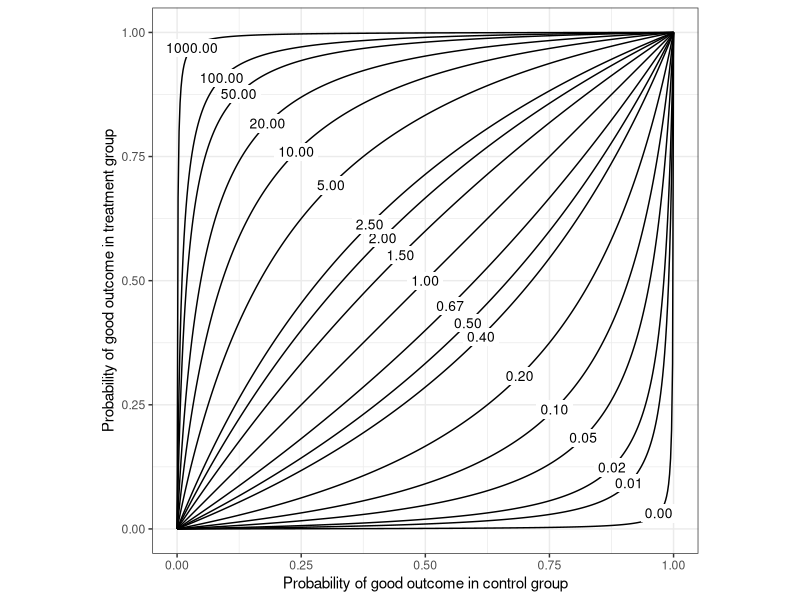
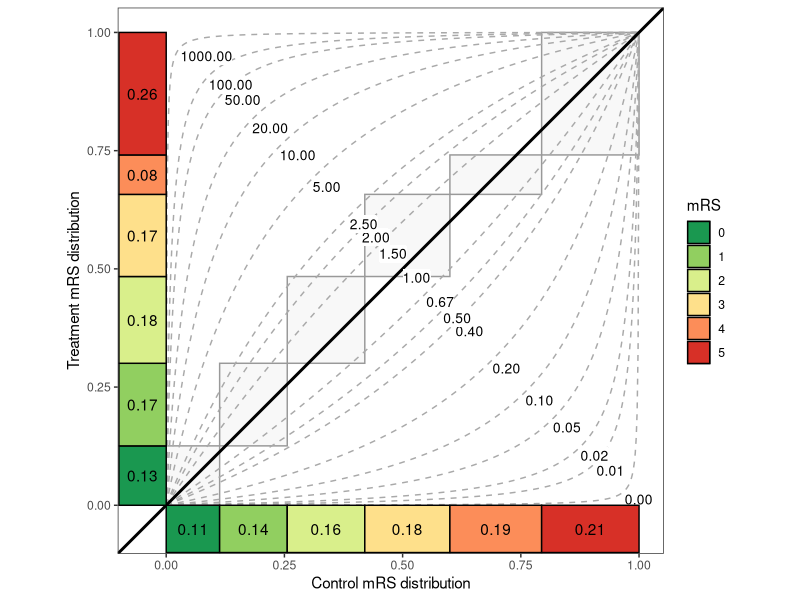
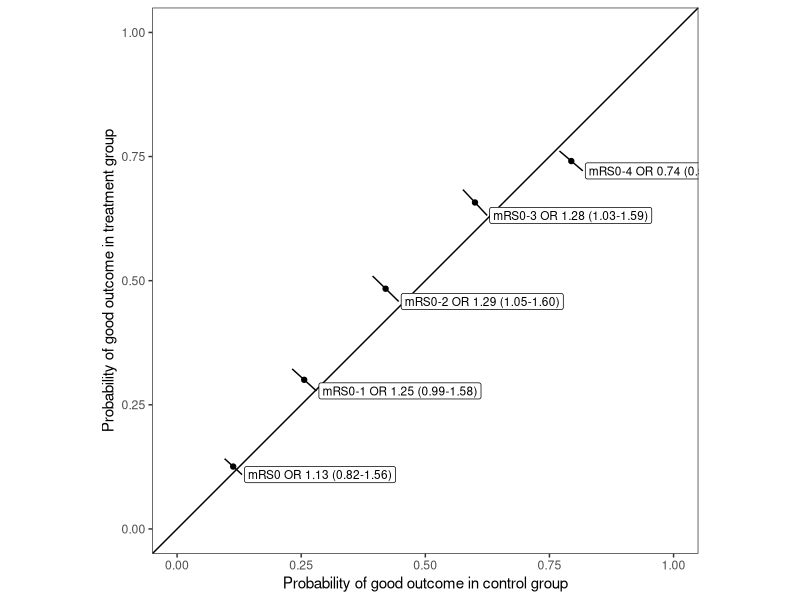
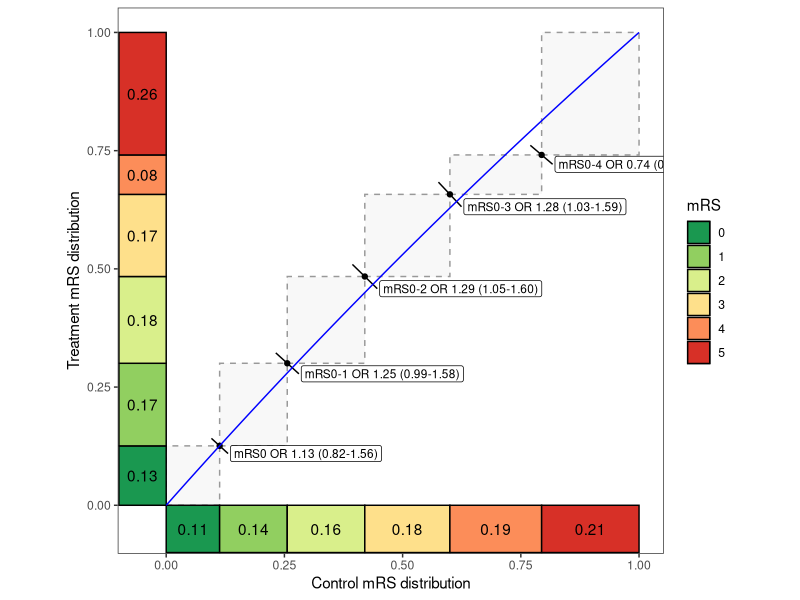

Recreate these plots in R, in order. (Note: this script raises an error after producing the figures.)
library(tidyverse)

rm(list=ls())

# Using the same distribution as before

# p0 <- ((1:6)/sum(1:6))

N <- 700

p0 <- 1:6
p0 <- p0/sum(p0)
p0 <- p0^(1/3)
p0 <- p0/sum(p0)

rbind(c(1, 0.1, 0,   0,    0,   0),
      c(0, 0.9, 0.3, 0,    0,   0),
      c(0, 0,   0.7, 0.4,  0,   0),
      c(0, 0,   0,   0.55, 0.4, 0),
      c(0, 0,   0,   0.15, 0.3, 0),
      c(0, 0,   0,   0,    0.3, 1)
) -> M

p1 <- round(M %*% p0,3)
p0 <- round(p0,3)


p1 <- c(p1)
p0 <- c(p0)

p1 <- p1/sum(p1)
p0 <- p0/sum(p0)




##### Panel 1: Contour plot ##################################################

r <- unique(sort(outer(c(1,1.5,2,2.5,5,10,20,50,100,1000),c(-1,1),FUN = "^")))

contour_df <- do.call("rbind",
                      lapply(r, function(odds){
                        out <- data.frame(r=odds,qc=seq(0,1,length.out=501))
                        out$qt <- out$r*out$qc/((out$r-1)*out$qc + 1)
                        out
                      })
)

contour_df %>%
  mutate(dev = ifelse(r==1,
                      (qc-0.5)^2+(qt-0.5)^2,
                      -(qc-qt)^2)) %>%
  group_by(r) %>%
  filter(dev==min(dev)) -> contour_df_label

contour_df %>%
  ggplot(aes(x=qc,y=qt,group=factor(r)))+
  geom_line()+
  geom_label(data=contour_df_label,aes(label=sprintf("%0.2f",r)),label.size = NA,size=3.5)+
  theme_bw()+
  labs(x="Probability of good outcome in control group",
       y="Probability of good outcome in treatment group"
  )+
  theme(aspect.ratio = 1)

#### Panel 2: 1 + Boxes showing mRS distribution ##############################

posx <- cbind(rankin0 = 0:5, xmin=cumsum(p0)-p0,xmax=cumsum(p0))
posy <- cbind(rankin1 = 0:5, ymin=cumsum(p1)-p1,ymax=cumsum(p1))

posx <- lapply(1:nrow(posx),function(i){posx[i,]})
posy <- lapply(1:nrow(posy),function(i){posy[i,]})

posGrid <- expand.grid(posx,posy)

as.data.frame(cbind(
  do.call("rbind",posGrid[[1]]),
  do.call("rbind",posGrid[[2]])
)) -> posGrid



xlabel <- data.frame(labels=0:5, xpos = unique(apply(posGrid[,c("xmin","xmax")],1,mean)))
ylabel <- data.frame(labels=0:5, ypos = unique(apply(posGrid[,c("ymin","ymax")],1,mean)))


splitprop <- outer(p0,p1)
splitProp <- sum(splitprop[lower.tri(splitprop)])/(sum(splitprop[lower.tri(splitprop)])+sum(splitprop[upper.tri(splitprop)]))

tieGrid <- posGrid[which(posGrid$rankin0==posGrid$rankin1),]


splitTieDf <- do.call("rbind",lapply(1:nrow(tieGrid),function(i){

  dx <- tieGrid[i,"xmax"]-tieGrid[i,"xmin"]
  dy <- tieGrid[i,"ymax"]-tieGrid[i,"ymin"]


  splitprop <- outer(p0,p1)
  splitProp <- sum(splitprop[lower.tri(splitprop)])/(sum(splitprop[lower.tri(splitprop)])+sum(splitprop[upper.tri(splitprop)]))

  #   Split ties diagonally
  #   if(splitProp >= 0.5){
  #
  #     tmp <- rbind(
  #       c(tieGrid[i,"xmin"],tieGrid[i,"ymax"]-dy*sqrt(2*(1-splitProp))),
  #       c(tieGrid[i,"xmin"]+dx*sqrt(2*(1-splitProp)),tieGrid[i,"ymax"])
  #     )
  #
  #   } else {
  #
  #     tmp <- rbind(
  #       c(tieGrid[i,"xmax"]-dx*sqrt(2*(splitProp)),tieGrid[i,"ymin"]),
  #       c(tieGrid[i,"xmax"],tieGrid[i,"ymin"]+dy*sqrt(2*(splitProp)))
  #     )
  #   }

  # Split ties horizontally

  tmp <- rbind(
    c(tieGrid[i,"xmin"],tieGrid[i,"ymin"]+splitProp*(tieGrid[i,"ymax"]-tieGrid[i,"ymin"])),
    c(tieGrid[i,"xmax"],tieGrid[i,"ymin"]+splitProp*(tieGrid[i,"ymax"]-tieGrid[i,"ymin"]))
  )

  colnames(tmp) <- c("x","y")
  cbind(mRS=tieGrid[i,"rankin0"]+c(0.2,0.3),tmp)

}))


posGrid <- do.call("rbind",lapply(1:nrow(tieGrid),function(i){
  cbind(mRS=tieGrid[i,"rankin0"]+c(0.1,0.4),
        rbind(
          c(x=tieGrid[i,"xmin"],y=tieGrid[i,"ymin"]),
          c(x=tieGrid[i,"xmax"],y=tieGrid[i,"ymax"])
        )
  )
}))

allPoints <- cbind(as.data.frame(rbind(posGrid,splitTieDf)))

allPoints <- allPoints[order(allPoints$mRS),]


ggplot()+
  # geom_polygon(data=allPoints_area,
  #              fill="blue",alpha=0.2,
  #           aes(x=x,y=y))+
  geom_rect(data=tieGrid,
            fill="gray",
            alpha=0.1,
            color="#999999",
            aes(xmin=xmin,xmax=xmax,ymin=ymin,ymax=ymax,
                group=paste(rankin0,rankin1)
            )
  )+
  geom_line(data=contour_df,
            color="dark gray", linetype="dashed",
            aes(x=qc,y=qt,group=paste(r)))+
  geom_abline(slope=1,intercept=0, color="black",size=1)+
  geom_label(data=contour_df_label,
             label.size = NA,
             label.padding = unit(0, "lines"),
             hjust=0,vjust=1,size=3.5,
             aes(x=qc,y=qt,label=sprintf("%0.2f",r)),
             position=position_dodge()
  )+
  # geom_point(data=tieGrid,
  #            aes(x=xmax,y=ymax))+
  geom_rect(data=tieGrid,
            ymin=-0.1,ymax=0,color="black",
            aes(xmin=xmin,xmax=xmax,fill=factor(rankin0)))+
  geom_rect(data=tieGrid,
            xmin=-0.1,xmax=0,color="black",
            aes(ymin=ymin,ymax=ymax,fill=factor(rankin0)))+
  # geom_segment(data=tieGrid,linetype="dashed",color="grey",
  #              x=0,
  #              aes(y=ymax,xend=xmax,yend=ymax))+
  # geom_segment(data=tieGrid,linetype="dashed",color="grey",
  #              y=0,
  #              aes(x=xmax,xend=xmax,yend=ymax))+
  geom_text(data=tieGrid, aes(x=(xmin+xmax)/2,y=-0.05,label=sprintf("%0.2f",xmax-xmin)))+
  geom_text(data=tieGrid, aes(y=(ymin+ymax)/2,x=-0.05,label=sprintf("%0.2f",ymax-ymin)))+
  scale_fill_brewer(palette="RdYlGn",direction=-1)+
  labs(x="Control mRS distribution",y="Treatment mRS distribution",fill="mRS")+
  theme_bw()+
  theme(
    panel.grid = element_blank(),
    aspect.ratio = 1
  )



# Panel 3: 1 + dots and confidence intervals ###################################

# Show contour lines for actual odds values


oddsCurve <- function(x,r) r*x/((r-1)*x + 1)
oddsCurve_x <- function(x,r) r/((r-1)*x+1)^2 # First derivative with respect to x


# Make up some confidence intervals
tieGrid$estimate <- tieGrid$ymax*(1-tieGrid$xmax)/(tieGrid$xmax*(1-tieGrid$ymax))

# Get halfwidth, etc. based on wald normal approximation
tieGrid$halfWidth <- with(tieGrid,1.96*sqrt(1/N)*sqrt(1/xmax+1/ymax+1/(1-xmax)+1/(1-ymax)))
tieGrid$lower <- exp(log(tieGrid$estimate) - tieGrid$halfWidth)
tieGrid$upper <- exp(log(tieGrid$estimate) + tieGrid$halfWidth)

do.call("rbind",lapply(1:(nrow(tieGrid)-1),function(i){

  print(i)

  x_mid <- tieGrid[i,"xmax"]
  y_mid <- oddsCurve(x_mid,tieGrid[i,"estimate"])

  # For each point, find intersection between lower/upper odds curves
  # and a straight line that's normal to the curve at that point

  # We can just rootfind this

  x_lower <- uniroot(function(x_lower){

    m <- -1/oddsCurve_x(x_mid,tieGrid[i,"estimate"])

    normalLineVal <- oddsCurve(x_mid,tieGrid[i,"estimate"]) + m*(x_lower-x_mid)

    CurveVal <- oddsCurve(x_lower,tieGrid[i,"lower"])

    CurveVal - normalLineVal

  },interval = c(0,1))$root

  y_lower <- oddsCurve(x_lower,tieGrid[i,"lower"])

  x_upper <- uniroot(function(x_upper){

    m <- -1/oddsCurve_x(x_mid,tieGrid[i,"estimate"])

    normalLineVal <- oddsCurve(x_mid,tieGrid[i,"estimate"]) + m*(x_upper-x_mid)

    CurveVal <- oddsCurve(x_upper,tieGrid[i,"upper"])

    CurveVal - normalLineVal

  },interval = c(1e-8,1-1e-8))$root

  y_upper <- oddsCurve(x_upper,tieGrid[i,"upper"])

  c(i=i,
    odds_lower=unname(tieGrid[i,"lower"]),
    x_lower=unname(x_lower),
    y_lower=unname(y_lower),
    odds_mid=unname(tieGrid[i,"estimate"]),
    x_mid=unname(x_mid),
    y_mid=unname(y_mid),
    odds_upper=unname(tieGrid[i,"upper"]),
    x_upper=unname(x_upper),
    y_upper=unname(y_upper)
  )

}) ) -> odds

odds <- as.data.frame(odds)


contour_df_odds <- do.call("rbind",
                           lapply(odds$odds_mid, function(odds){
                             out <- data.frame(r=odds,qc=seq(0,1,length.out=501))
                             out$qt <- out$r*out$qc/((out$r-1)*out$qc + 1)
                             out
                           })
)


ggplot()+
  # geom_line(data=propOdds,
  #           color="blue",size=1,linetype="dashed",
  #           aes(x=x,y=y)
  # )+
  geom_path(data=contour_df_odds,
            aes(x=qc,y=qt,group=r), color="dark gray", size=0, linetype="dashed"
  )+
  geom_segment(data=odds,
               aes(x=x_lower,y=y_lower,xend=x_upper,yend=y_upper, group=i))+
  geom_point(data=odds,
             aes(x=x_mid,y=y_mid))+
  geom_abline(slope=1,intercept=0)+
  geom_label(data=odds,aes(x=x_lower+0.005,y=y_lower,
                           label=sprintf("mRS%s OR %0.2f (%0.2f-%0.2f)",ifelse(i==1,0,sprintf("0-%d",i-1)),
                                         odds_mid, odds_lower, odds_upper)),
             hjust=0, size=3)+
  labs(x="Probability of good outcome in control group",y="Probability of good outcome in treatment group")+
  theme_bw()+
  theme(strip.background = element_rect(fill="white"),
        panel.grid = element_blank(),
        aspect.ratio = 1
  )

# Panel 4: Final Plot ##########################################################

rbind(
  tieGrid %>%
    mutate(weight=xmax-xmin, group=1) %>%
    select(rankin=rankin0,group,weight=weight),
  tieGrid %>%
    mutate(weight=ymax-ymin, group=0) %>%
    select(rankin=rankin0,group,weight=weight)
) %>% mutate(weight=weight*N,
             rankin=factor(rankin)) -> propodds_df

MASS::polr(rankin~group,weights = propodds_df$weight,data=propodds_df) %>% coefficients() %>% exp() %>% unname() -> commonOdds

commonOdds_df <- data.frame(qc = seq(0,1,length.out=201))
commonOdds_df$qt <- oddsCurve(commonOdds_df$qc,commonOdds)

ggplot()+
  # geom_polygon(data=allPoints_area,
  #              fill="blue",alpha=0.2,
  #           aes(x=x,y=y))+
  geom_rect(data=tieGrid,
            fill="gray",
            alpha=0.1,
            color="#999999",linetype="dashed",
            aes(xmin=xmin,xmax=xmax,ymin=ymin,ymax=ymax,
                group=paste(rankin0,rankin1)
            )
  )+
  geom_abline(slope=1,intercept=0, color="black",size=0)+
  geom_segment(data=odds,
               aes(x=x_lower,y=y_lower,xend=x_upper,yend=y_upper, group=i))+
  geom_point(data=odds,
             aes(x=x_mid,y=y_mid))+
  geom_rect(data=tieGrid,
            ymin=-0.1,ymax=0,color="black",
            aes(xmin=xmin,xmax=xmax,fill=factor(rankin0)))+
  geom_rect(data=tieGrid,
            xmin=-0.1,xmax=0,color="black",
            aes(ymin=ymin,ymax=ymax,fill=factor(rankin0)))+
  geom_line(data=commonOdds_df,aes(x=qc,y=qt),color="blue")+
  geom_text(data=tieGrid, aes(x=(xmin+xmax)/2,y=-0.05,label=sprintf("%0.2f",xmax-xmin)))+
  geom_text(data=tieGrid, aes(y=(ymin+ymax)/2,x=-0.05,label=sprintf("%0.2f",ymax-ymin)))+
  geom_label(data=odds,aes(x=x_lower+0.005,y=y_lower,
                           label=sprintf("mRS%s OR %0.2f (%0.2f-%0.2f)",ifelse(i==1,0,sprintf("0-%d",i-1)),
                                         odds_mid, odds_lower, odds_upper)),
             hjust=0, size=3)+
  scale_fill_brewer(palette="RdYlGn",direction=-1)+
  labs(x="Control mRS distribution",y="Treatment mRS distribution",fill="mRS")+
  theme_bw()+
  theme(
    panel.grid = element_blank(),
    aspect.ratio = 1
  )


# Panel 5: Show CI for proportional odds model #################################


MASS::polr(rankin~group,weights = propodds_df$weight,data=propodds_df) %>%
  (function(x){
    out <- c(coef(x),confint(x))
    names(out) <- c("estimate","lower","upper")
    out
  }) %>% exp() -> commonOdds

commonOdds_df <- data.frame(qc = seq(0,1,length.out=201))
commonOdds_df$estimate <- oddsCurve(commonOdds_df$qc,commonOdds["estimate"])
commonOdds_df$lower <- oddsCurve(commonOdds_df$qc,commonOdds["lower"])
commonOdds_df$upper <- oddsCurve(commonOdds_df$qc,commonOdds["upper"])
# commonOdds_df %>% gather("estimate","qt",estimate,lower,upper) -> commonOdds_df

ggplot()+
  # geom_polygon(data=allPoints_area,
  #              fill="blue",alpha=0.2,
  #           aes(x=x,y=y))+
  geom_ribbon(data=commonOdds_df,aes(x=qc,ymin=lower,ymax=upper),fill="#addcff")+
  geom_line(data=commonOdds_df,aes(x=qc,y=estimate),color="blue")+
  geom_rect(data=tieGrid,
            fill="gray",
            alpha=0.1,
            color="#999999",linetype="dashed",
            aes(xmin=xmin,xmax=xmax,ymin=ymin,ymax=ymax,
                group=paste(rankin0,rankin1)
            )
  )+
  geom_abline(slope=1,intercept=0, color="black",size=0)+
  geom_segment(data=odds,
               aes(x=x_lower,y=y_lower,xend=x_upper,yend=y_upper, group=i))+
  geom_point(data=odds,
             aes(x=x_mid,y=y_mid))+
  geom_rect(data=tieGrid,
            ymin=-0.1,ymax=0,color="black",
            aes(xmin=xmin,xmax=xmax,fill=factor(rankin0)))+
  geom_rect(data=tieGrid,
            xmin=-0.1,xmax=0,color="black",
            aes(ymin=ymin,ymax=ymax,fill=factor(rankin0)))+
  geom_text(data=tieGrid, aes(x=(xmin+xmax)/2,y=-0.05,label=sprintf("%0.2f",xmax-xmin)))+
  geom_text(data=tieGrid, aes(y=(ymin+ymax)/2,x=-0.05,label=sprintf("%0.2f",ymax-ymin)))+
  scale_fill_brewer(palette="RdYlGn",direction=-1)+
  labs(x="Control mRS distribution",y="Treatment mRS distribution",fill="mRS")+
  geom_label(data=odds,aes(x=x_lower+0.005,y=y_lower,
                           label=sprintf("mRS%s OR %0.2f (%0.2f-%0.2f)",ifelse(i==1,0,sprintf("0-%d",i-1)),
                                         odds_mid, odds_lower, odds_upper)),
             hjust=0, size=3)+
  theme_bw()+
  theme(
    panel.grid = element_blank(),
    aspect.ratio = 1
  )

# Panel 6: Shade area corresponding to win proportion ##########################

allPoints <- allPoints[order(allPoints$mRS),]
allPoints_area <- rbind(allPoints,
                        c(mRS=10,x=1,y=0))



ggplot()+
  geom_polygon(data=allPoints_area,
               fill="blue",alpha=0.2,
               aes(x=x,y=y))+
  geom_path(data=allPoints,aes(x=x,y=y))+
  # geom_ribbon(data=commonOdds_df,aes(x=qc,ymin=lower,ymax=upper),fill="dark blue",alpha=0.2)+
  geom_line(data=commonOdds_df,aes(x=qc,y=estimate),color="blue")+
  geom_rect(data=tieGrid,
            fill="gray",
            alpha=0.1,
            color="#999999",linetype="dashed",
            aes(xmin=xmin,xmax=xmax,ymin=ymin,ymax=ymax,
                group=paste(rankin0,rankin1)
            )
  )+
  geom_abline(slope=1,intercept=0, color="black",size=0)+
  geom_segment(data=odds,
               aes(x=x_lower,y=y_lower,xend=x_upper,yend=y_upper, group=i))+
  geom_point(data=odds,
             aes(x=x_mid,y=y_mid))+
  geom_rect(data=tieGrid,
            ymin=-0.1,ymax=0,color="black",
            aes(xmin=xmin,xmax=xmax,fill=factor(rankin0)))+
  geom_rect(data=tieGrid,
            xmin=-0.1,xmax=0,color="black",
            aes(ymin=ymin,ymax=ymax,fill=factor(rankin0)))+
  geom_text(data=tieGrid, aes(x=(xmin+xmax)/2,y=-0.05,label=sprintf("%0.2f",xmax-xmin)))+
  geom_text(data=tieGrid, aes(y=(ymin+ymax)/2,x=-0.05,label=sprintf("%0.2f",ymax-ymin)))+
  geom_label(data=odds,aes(x=x_lower+0.005,y=y_lower,
                           label=sprintf("mRS%s OR %0.2f (%0.2f-%0.2f)",ifelse(i==1,0,sprintf("0-%d",i-1)),
                                         odds_mid, odds_lower, odds_upper)),
             hjust=0, size=3)+
  scale_fill_brewer(palette="RdYlGn",direction=-1)+
  labs(x="Control mRS distribution",y="Treatment mRS distribution",fill="mRS")+
  theme_bw()+
  theme(
    panel.grid = element_blank(),
    aspect.ratio = 1
  )
